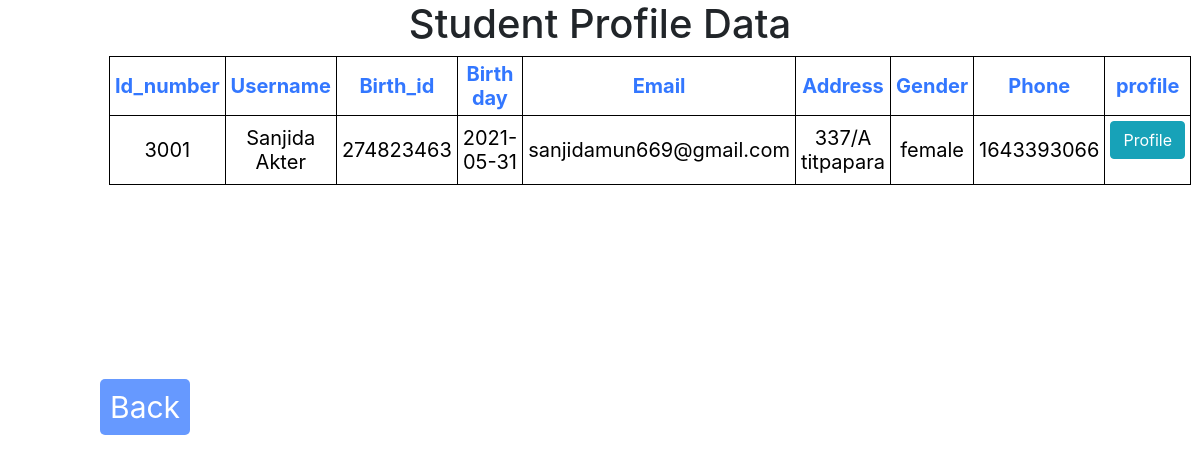
The page /staff_profile_data.php on the database its author committed.
### tables this page shows
CREATE TABLE `staff_register` (
  `SL` int(255) NOT NULL,
  `id_number` int(11) NOT NULL,
  `image` blob NOT NULL,
  `username` varchar(255) NOT NULL,
  `id` int(255) NOT NULL,
  `birth_date` date NOT NULL,
  `email` varchar(255) NOT NULL,
  `address` text NOT NULL,
  `gender` varchar(11) NOT NULL,
  `phone` int(11) NOT NULL,
  `password` varchar(255) NOT NULL,
  `payment_date` varchar(11) NOT NULL,
  `reference` varchar(255) NOT NULL,
  `particulars` varchar(26) NOT NULL,
  `payment_mode` varchar(55) NOT NULL,
  `Amount_BDT` int(255) NOT NULL
);

### staff_profile_data.php (the view, shortened to what this page needs)
<html>
<head>
  <link rel="stylesheet" href="https://maxcdn.bootstrapcdn.com/bootstrap/4.5.2/css/bootstrap.min.css">
</head>
<body>
<center>
<h1>Student Profile Data</h1>
<div id="t02">
<table>
<thead>
<tr>
<th>Id_number</th>
<th>Username</th>
<th>Birth_id</th>
<th>Birth day</th>
<th>Email</th>
<th>Address</th>
<th>Gender</th>
<th>Phone</th>
<th>profile </th>
</tr>
</thead>
<?php
$servername="localhost" ;
$serveruser="root" ;
$serverpass="" ;
$DBname="aamsc" ;
$conn=mysqli_connect($servername , $serveruser , $serverpass , $DBname ) ;
 $sql= "select * from staff_register";
 $result=$conn->query($sql) ;
while($row = mysqli_fetch_array($result))
  {
?>
  <td><?php echo $row['id_number'];  ?></td>
  <td><?php echo $row['username']; ?></td>
  <td><?php echo $row['id']; ?></td>
  <td><?php echo $row['birth_date'] ; ?></td>
  <td><?php echo $row['email']; ?></td>
  <td><?php echo $row['address']; ?></td>
  <td><?php echo $row['gender'] ; ?></td>
  <td><?php echo $row['phone']; ?></td>
  <td>
       <form action = "staff3001.php" method = "post">
        <button type ="submit" name= "edit_btn"  class="btn btn-info">Profile</button>
		</form>
  </td>
  <?php
  }
echo "</table>";
?>
	</div>
</center>
<div class="teacherpage">
	 <a href="admin4001.php">Back</a>
	 </div>
</body>
</html>

### staff_profile_data.php (style rules this page uses)
#t02 { padding-left:100px; }
#t02 table { width:800px; text-align:center; color:#3377ff; border: 1px solid black; border-collapse: collapse; }
#t02 tr { padding:5px; text-align:left; border: 1px solid black; border-collapse: collapse; text-align:center; }
#t02 td { padding:5px; font-size:20px; color:black; border: 1px solid black; border-collapse: collapse; text-align:center; }
#t02 th { padding:5px; font-size:20px; color:\black; border: 1px solid black; border-collapse: collapse; text-align:center; }
.teacherpage { text-align:left; margin-left: 100px; margin-top: 200px; }
.teacherpage a { padding:10px; background-color:#6699ff; border-radius:5px; font-size:30px; text-decoration: none; color:#fff; }

### rows shown on the page
staff_register: id_number "3001", username "Sanjida Akter", id "274823463", birth_date "2021-05-31", email "sanjidamun669@gmail.com", address "337/A titpapara", gender "female", phone "1643393066"
